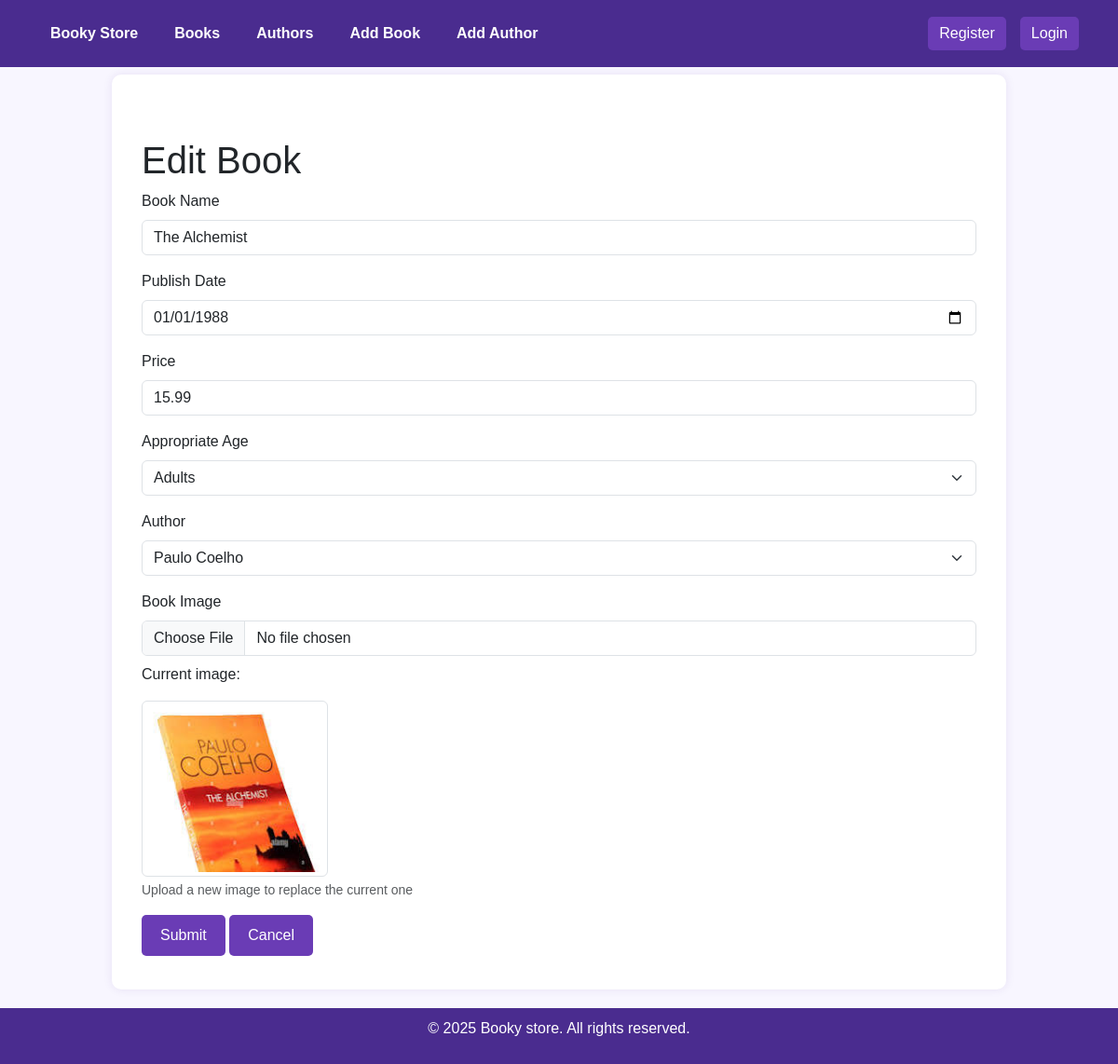
The app's page /edit_book/1 with its own data.
### models.py (models this page shows)
class Book(db.Model):
    id = db.Column(db.Integer, primary_key=True)
    name = db.Column(db.String(100), nullable=False)
    publish_date = db.Column(db.String(50))
    price = db.Column(db.Float)
    appropriate_age = db.Column(db.String(50))
    author_id = db.Column(db.Integer, db.ForeignKey('author.id'), nullable=False)
    image_url = db.Column(db.String(200))

### app.py (the view, shortened to what this page needs)
@app.route('/edit_book/<int:book_id>', methods=['GET', 'POST'])
def edit_book(book_id):
    book = Book.query.get_or_404(book_id)
    form = BookForm()
    form.author_id.choices = [(a.id, a.name) for a in Author.query.all()]
    if request.method == 'GET':
        form.name.data = book.name
        if isinstance(book.publish_date, str):
            from datetime import datetime
            try:
                form.publish_date.data = datetime.strptime(book.publish_date, '%Y-%m-%d').date()
            except ValueError:
                form.publish_date.data = None
        else:
            form.publish_date.data = book.publish_date
        form.price.data = book.price
        form.appropriate_age.data = book.appropriate_age
        form.author_id.data = book.author_id
    return render_template('add_book.html', form=form, title="Edit Book", book=book)

### forms.py (shortened to what this page needs)
class BookForm(FlaskForm):
    name = StringField('Book Name', validators=[
        DataRequired(message="❗ Book name is required."),
        Length(min=2, max=200, message="❗ Book name must be between 2 and 200 characters."),
        Regexp(r'^[A-Za-z\s]+$', message="❗ Book name must contain only letters and spaces.")
    ])
    publish_date = DateField('Publish Date', format='%Y-%m-%d', validators=[
        DataRequired(message="❗ Publish date is required.")
    ])
    price = FloatField('Price', validators=[
        DataRequired(message="❗ Price is required."),
        NumberRange(min=0, message="❗ Price must be a positive number.")
    ])
    appropriate_age = SelectField('Appropriate Age', choices=[
        ('Under 8', 'Under 8'),
        ('8-15', '8-15'),
        ('Adults', 'Adults')
    ], validators=[
        DataRequired(message="❗ Appropriate age is required.")
    ])
    author_id = SelectField('Author', coerce=int, validators=[
        DataRequired(message="❗ Author is required.")
    ])
    image = FileField('Book Image')
    submit = SubmitField('Submit')

### app.py (called while the page is built)
@app.before_request
def before_request():
    g.user = None
    if 'user_id' in session:
        g.user = User.query.get(session['user_id'])

@app.context_processor
def inject_user():
    return dict(user=g.user)

### templates/add_book.html (shortened to what this page needs)
{% extends 'base.html' %}
{% block content %}
<div class="container mt-5">
    <h1>{{ title }}</h1>
    <form method="POST" enctype="multipart/form-data">
        <div class="mb-3">
            {{ form.name.label(class="form-label") }}
            {{ form.name(class="form-control") }}
        </div>
        <div class="mb-3">
            {{ form.publish_date.label(class="form-label") }}
            {{ form.publish_date(class="form-control", type="date") }}
        </div>
        <div class="mb-3">
            {{ form.price.label(class="form-label") }}
            {{ form.price(class="form-control", type="number", step="0.01") }}
        </div>
        <div class="mb-3">
            {{ form.appropriate_age.label(class="form-label") }}
            {{ form.appropriate_age(class="form-select") }}
        </div>
        <div class="mb-3">
            {{ form.author_id.label(class="form-label") }}
            {{ form.author_id(class="form-select") }}
        </div>
        <div class="mb-3">
            {{ form.image.label(class="form-label") }}
            {{ form.image(class="form-control") }}
            {% if book and book.image_url %}
            <div class="mt-2">
                <p>Current image:</p>
                <img src="{{ url_for('static', filename=book.image_url) }}" alt="Current book image" class="img-thumbnail" style="max-width: 200px;">
                <p class="small text-muted mt-1">Upload a new image to replace the current one</p>
            </div>
            {% endif %}
        </div>
        <div class="mb-3">
            {{ form.submit(class="btn btn-primary") }}
            <a href="{{ url_for('index') }}" class="btn btn-secondary">Cancel</a>
        </div>
    </form>
</div>
{% endblock %}

### static/main.css (style rules this page uses)
body { font-family: 'Arial', sans-serif; background-color: #F8F6FF; margin: 0; padding: 0; display: flex; flex-direction: column; min-height: 100vh; }
.btn { background-color: #6A3CB5; color: white; padding: 10px 20px; border-radius: 5px; border: none; cursor: pointer; transition: background 0.3s ease, transform 0.2s ease; }

### records on screen
Book: name "The Alchemist", publish_date "01/01/1988", price "15.99", appropriate_age "Adults", author_id "Paulo Coelho", image_url (picture)

### other values on screen
{{ title }} "Edit Book"
